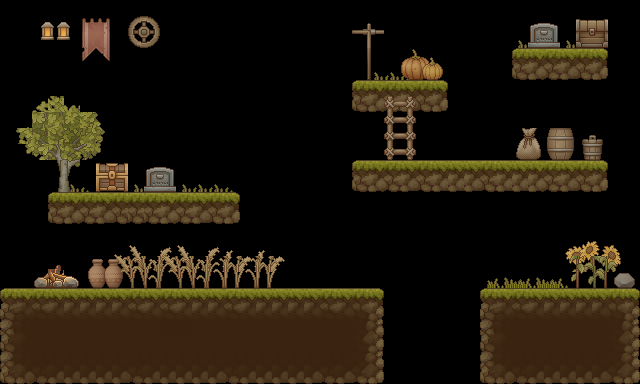

This is a level from a 2D game, rendered from its Tiled map with the project's own tilesets. A one-line summary and the complete map file follow:
An orthogonal 40x24 tile map with 16x16 px tiles, 1 tile layer (Tile Layer 1), 2 tilesets and 13 objects (3x Fruit, Player).

<map version="1.10" tiledversion="1.10.2" orientation="orthogonal" renderorder="right-down" width="40" height="24" tilewidth="16" tileheight="16" infinite="0" nextlayerid="4" nextobjectid="14">
 <tileset firstgid="1" source="TX Tileset Ground.tsx" />
 <tileset firstgid="1025" source="TX Village Props.tsx" />
 <layer id="1" name="Tile Layer 1" width="40" height="24">
  <data encoding="csv">
0,0,0,0,0,0,0,0,0,0,0,0,0,0,0,0,0,0,0,0,0,0,0,0,0,0,0,0,0,0,0,0,0,0,0,0,0,0,0,0,
0,0,0,0,0,0,0,0,0,0,0,0,0,0,0,0,0,0,0,0,0,0,0,0,0,0,0,0,0,0,0,0,0,0,0,0,0,0,0,0,
0,0,1055,1055,0,1269,0,0,1317,0,0,0,0,0,0,0,0,0,0,0,0,1266,1267,1268,0,0,0,0,0,0,0,0,1551,1199,739,1551,1538,742,743,0,
0,0,0,0,0,1301,0,0,0,0,0,0,0,0,0,0,0,0,0,0,0,1298,1299,1300,0,0,0,0,0,0,0,0,769,770,771,772,773,774,775,0,
0,0,0,0,0,1333,0,0,0,0,0,0,0,0,0,0,0,0,0,0,0,1330,1331,1551,1551,1139,1140,1141,1488,0,0,0,801,802,803,804,805,806,807,0,
0,0,0,0,0,0,0,0,0,0,0,0,0,0,0,0,0,0,0,0,0,0,769,770,771,772,773,774,775,0,0,0,0,0,0,0,0,0,0,0,
0,0,0,0,0,0,0,0,0,0,0,0,0,0,0,0,0,0,0,0,0,0,801,802,803,804,805,806,807,0,0,0,0,0,0,0,0,0,0,0,
0,1499,1500,1501,1502,1503,1504,0,0,0,0,0,0,0,0,0,0,0,0,0,0,0,0,0,1515,0,0,0,0,0,0,0,0,0,0,0,1189,0,0,0,
0,1531,1532,1533,1534,1535,1536,0,0,0,0,0,0,0,0,0,0,0,0,0,0,0,0,0,1547,0,0,0,0,0,0,0,0,0,0,0,1221,0,0,0,
0,1563,1564,1565,1566,1567,1568,0,0,0,0,0,0,0,0,0,0,0,0,0,0,0,0,0,1579,0,0,0,0,0,0,0,1263,0,1063,0,1253,0,0,0,
0,1595,1596,1597,1598,1599,1600,0,0,0,0,0,0,0,0,0,0,0,0,0,0,0,769,770,771,772,773,772,772,772,773,772,772,770,771,772,773,774,0,0,
0,1627,1628,1629,1551,1631,1604,0,1551,1199,0,1551,1551,1551,0,0,0,0,0,0,0,0,801,802,803,804,805,804,804,804,805,804,804,802,803,804,805,806,0,0,
0,0,0,769,770,771,772,773,771,771,770,771,772,773,774,775,0,0,0,0,0,0,0,0,0,0,0,0,0,0,0,0,0,0,0,0,0,0,0,0,
0,0,0,801,802,803,804,805,803,803,802,803,804,805,806,807,0,0,0,0,0,0,0,0,0,0,0,0,0,0,0,0,0,0,0,0,0,0,0,0,
0,0,0,0,0,0,0,0,0,0,0,0,0,0,0,0,0,0,0,0,0,0,0,0,0,0,0,0,0,0,0,0,0,0,0,0,0,0,0,0,
0,0,0,0,0,0,0,0,0,0,0,0,0,0,0,0,0,0,0,0,0,0,0,0,0,0,0,0,0,0,0,0,0,0,0,1276,1277,1278,1279,0,
0,0,0,0,0,0,0,1521,1522,1523,1521,1522,1523,1524,1525,1524,1525,0,0,0,0,0,0,0,0,0,0,0,0,0,0,0,0,0,0,1308,1309,1310,1311,0,
0,0,1292,1293,0,1067,1067,1553,1554,1555,1553,1554,1555,1556,1557,1556,1557,0,0,0,0,0,0,0,0,0,0,0,0,0,1485,1486,1485,1486,1485,1340,1341,1342,1406,0,
1,2,3,4,4,4,4,4,3,4,3,4,4,4,3,4,4,4,4,4,3,4,5,6,0,0,0,0,0,0,1,2,3,4,4,4,4,4,5,6,
33,34,35,36,36,36,36,36,35,36,35,36,36,36,35,36,36,36,36,36,35,36,37,38,0,0,0,0,0,0,33,34,35,36,36,36,36,36,37,38,
65,66,67,68,68,68,68,68,67,68,749,749,68,68,67,68,68,68,68,68,67,68,69,70,0,0,0,0,0,0,65,66,67,68,68,68,68,68,69,70,
97,98,99,100,100,100,100,100,99,100,100,100,100,100,99,100,100,100,100,100,99,100,101,102,0,0,0,0,0,0,97,98,99,100,100,100,100,100,101,102,
129,130,131,132,132,132,132,132,131,132,132,132,132,132,131,132,132,132,132,132,131,132,133,134,0,0,0,0,0,0,129,130,131,132,132,132,132,132,133,134,
161,162,163,164,164,164,164,164,163,164,164,164,164,164,163,164,164,164,164,164,163,164,165,166,0,0,0,0,0,0,161,162,163,164,164,164,164,164,165,166
</data>
 </layer>
 <objectgroup id="2" name="Platforms">
  <object id="1" x="0" y="288" width="385" height="96" />
  <object id="2" x="482" y="288" width="157" height="96" />
  <object id="3" x="354" y="160" width="254" height="32" />
  <object id="4" x="513" y="45" width="94" height="34" />
  <object id="5" x="354" y="79" width="94" height="33" />
  <object id="6" x="49" y="190" width="190" height="33" />
  <object id="7" x="0" y="4" width="15" height="284" />
  <object id="8" x="624" y="2" width="16" height="286" />
  <object id="9" x="5" y="-2" width="618" height="17" />
 </objectgroup>
 <objectgroup id="3" name="SpawnPoints">
  <object id="10" name="Player" type="Player" x="516" y="253.5" width="32" height="33" />
  <object id="11" name="Fruit" type="Fruit" x="470" y="127" width="32" height="30" />
  <object id="12" name="Fruit" type="Fruit" x="191" y="158" width="32" height="30" />
  <object id="13" name="Fruit" type="Fruit" x="312" y="256" width="32" height="30" />
 </objectgroup>
</map>
